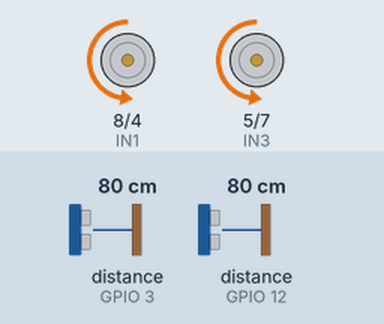
Recording of a sketch running on a simulated ESP32-S3. Shown: motor-driver pin pairs drawn as motors (green arrow = first pin HIGH = forward, orange = second pin HIGH = backward, longer = more drive, scaled by the enable pin). Inputs (shaded band) come from the test bench; at power-on: distance to the obstacle (sensors on GPIO 3, GPIO 12) 80 cm. The echo pulse lasts 58.3 µs per cm; what the sketch prints to the serial monitor is not drawn.

Above: at 1.5 s.
1.6 s: distance to the obstacle (sensor on GPIO 3) set to 20 cm
At 2.0 s:
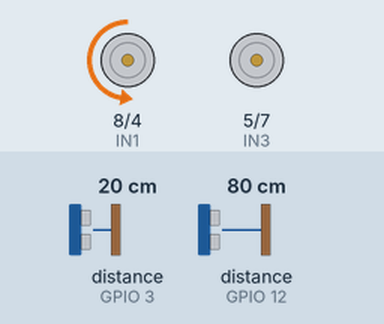
5.1 s: distance to the obstacle (sensor on GPIO 3) set to 15 cm
At 6.5 s:
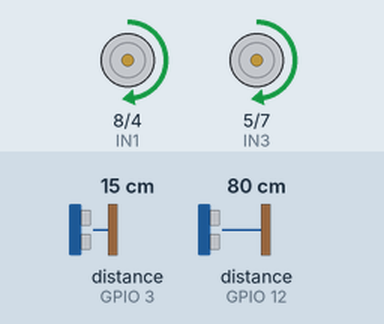
At 8.7 s:
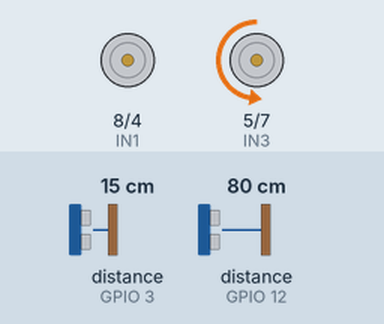
Timing chart, 0 to 14.6 s (numbered marks = the images above; inputs shaded):
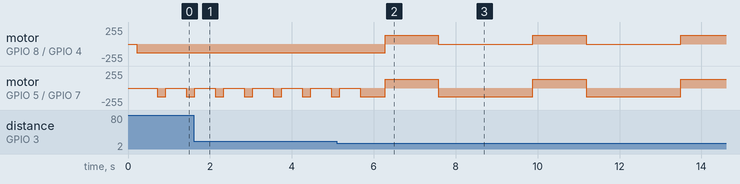

The sketch:

walfo.ino
```cpp
#include <NewPing.h>

#define SONAR_NUM 2             //define Number of ultrasonic sensor used
#define MAX_DISTANCE 800            //Max distance between the object and robot
#define PING_INTERVAL 33
#define trigPin1  2                  // define pin connections for sensor and motor
#define echoPin1 3
#define trigPin2 13
#define echoPin2 12
int IN1 = 8;
int IN2 = 4;
int IN3 = 5;
int IN4 = 7;
int ENA = 9;
int ENB = 6;

int rangeFront = 0;
int rangeWall  = 0;

NewPing sonar[SONAR_NUM] = {                                // Define a Newping array to measure the distance
  NewPing(trigPin1, echoPin1, MAX_DISTANCE),
  NewPing(trigPin2, echoPin2, MAX_DISTANCE)
};
void setup()               // setup function to make pin configuration to define whether it is input or output
{
  int i;
  Serial.begin (115200);
  pinMode(ENA, OUTPUT);
  pinMode(ENB, OUTPUT);
  pinMode(IN1, OUTPUT);
  pinMode(IN2, OUTPUT);
  pinMode(IN3, OUTPUT);
  pinMode(IN4, OUTPUT);
  pinMode(trigPin1, OUTPUT);
  pinMode(echoPin1, INPUT);
  digitalWrite(trigPin1, LOW);
  pinMode(trigPin2, OUTPUT);
  pinMode(echoPin2, INPUT);
  digitalWrite(trigPin2, LOW);
}

int toCloseWall = 1800;           //Initialze and define the values for distance between wall and robot
int toFarWall = 2500;
int toCloseFront = 1000;

void loop()
{
Main:
  rangeFront = readRangeFront();  // Read the sensor value by the function call
  Serial.print(rangeFront);
  Serial.print(" Front");
  Serial.println();
  rangeWall = readRangeWall();
  Serial.print(rangeWall);
  Serial.print(" Wall");
  Serial.println();
  if (rangeFront <= 400)         //As the sensor value reads the small values we are manipulating to high values
  {
    rangeFront = 3000;
  }
  if(rangeWall <= 400)
  {
    rangeWall = 3000;
  }

 if (rangeFront < toCloseFront)  //Condition to check whether front sensor is close to robot
 {
    delay(500);
    drive_backward();
    delay(500);
    Serial.print(" Drive Back");
    //turn_right();
    Serial.print(" Right Turn");
    Serial.println();
    delay(800);
    drive_forward();
    turn_right();
    delay(1700);
    goto Main;
  }

  if(rangeWall > toCloseWall && rangeWall < toFarWall) //condition to check distance measured by front and side sensor is maintained correctly
  {
    drive_forward();
    Serial.print(" Drive Forward");
    Serial.println();
    goto Main;
  }

  if (rangeWall < toCloseWall)                       //condition to check side wall is close to robot
  {
    delay(100);
    //turn_left();
    turn_right();
    delay(500);
    Serial.print(" Turn Left");
    drive_forward();
    Serial.print(" Drive Forward");
    Serial.println();
    goto Main;
  }

  if (rangeWall > toFarWall)                         //condition to check robot is far from side wall
  {
    delay(100);
    //turn_right();
    turn_left();
    Serial.print(" Turn Right");
    delay(500);
    drive_forward();
    Serial.print(" Drive Forward");
    Serial.println();
    goto Main;
  }
}


void motor_stop()                                  // function to stop the robot
{
  digitalWrite(IN1, LOW);
  digitalWrite(IN2, LOW);
  digitalWrite(IN3, LOW);
  digitalWrite(IN4, LOW);
}


void drive_forward()                               // function to drive the robot forward
{
  analogWrite(ENA, 128);
  analogWrite(ENB, 128);
  digitalWrite(IN1, LOW);
  digitalWrite(IN2, HIGH);
  digitalWrite(IN3, LOW);
  digitalWrite(IN4, HIGH);
}

void drive_backward()                             // function to drive the robot backward
{
  analogWrite(ENA, 128);
  analogWrite(ENB, 128);
  digitalWrite(IN1, HIGH);
  digitalWrite(IN2, LOW);
  digitalWrite(IN3, HIGH);
  digitalWrite(IN4, LOW);
}

void turn_left()                                  // function to turn the robot left
{
  analogWrite(ENA, 128);
  analogWrite(ENB, 128);
  digitalWrite(IN1, LOW);
  digitalWrite(IN2, HIGH);
  digitalWrite(IN3, LOW);
  digitalWrite(IN4, LOW);
}
void turn_right()                                     //function to turn the robot right
{
  analogWrite(ENA, 128);
  analogWrite(ENB, 128);
  digitalWrite(IN1, LOW);
  digitalWrite(IN2, LOW);
  digitalWrite(IN3, LOW);
  digitalWrite(IN4, HIGH);
}

int readRangeFront()                                 //function to read the front sensor value
{
  delay(50);
  unsigned rangeFront = sonar[0].ping();
  sonar[0].timer_stop();
  return rangeFront;
}
int readRangeWall()                                 // function to read the left sensor value
{
  delay(50);
  unsigned rangeWall = sonar[1].ping();
  sonar[1].timer_stop();
  return rangeWall;
}
```

Measured:
- the behaviour switches between 18 and 17 cm on distance to the obstacle (sensor on GPIO 3) (found by bisection; images 1 and 2)
- after the input at 5.1 s, motor on GPIO 8 (IN1) / GPIO 4 (IN2): alternates forward 128/255 for 1.3 s and stopped for 2.3 s, starting after 1.2 s
